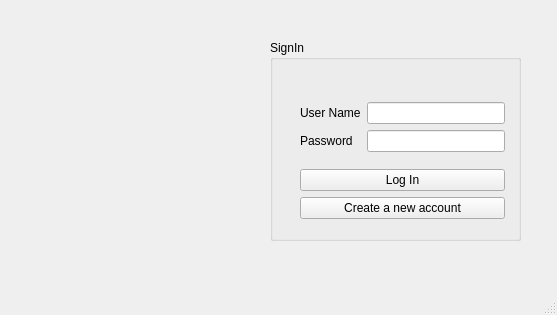
<?xml version="1.0" encoding="UTF-8"?>
<ui version="4.0">
 <class>MainWindow</class>
 <widget class="QMainWindow" name="MainWindow">
  <property name="geometry">
   <rect>
    <x>0</x>
    <y>0</y>
    <width>557</width>
    <height>315</height>
   </rect>
  </property>
  <property name="windowTitle">
   <string>MainWindow</string>
  </property>
  <widget class="QWidget" name="centralwidget">
   <widget class="QGroupBox" name="groupLogIn">
    <property name="geometry">
     <rect>
      <x>270</x>
      <y>40</y>
      <width>251</width>
      <height>201</height>
     </rect>
    </property>
    <property name="title">
     <string>SignIn</string>
    </property>
    <widget class="QWidget" name="layoutWidget">
     <property name="geometry">
      <rect>
       <x>30</x>
       <y>51</y>
       <width>205</width>
       <height>139</height>
      </rect>
     </property>
     <layout class="QVBoxLayout" name="verticalLayout_4">
      <item>
       <layout class="QHBoxLayout" name="horizontalLayout">
        <item>
         <layout class="QVBoxLayout" name="verticalLayout_2">
          <item>
           <widget class="QLabel" name="lbluserName">
            <property name="text">
             <string>User Name</string>
            </property>
           </widget>
          </item>
          <item>
           <widget class="QLabel" name="lblpassWord">
            <property name="text">
             <string>Password</string>
            </property>
           </widget>
          </item>
         </layout>
        </item>
        <item>
         <layout class="QVBoxLayout" name="verticalLayout_3">
          <item>
           <widget class="QLineEdit" name="lineEditUserName"/>
          </item>
          <item>
           <widget class="QLineEdit" name="lineEditPassWord">
            <property name="text">
             <string/>
            </property>
           </widget>
          </item>
         </layout>
        </item>
       </layout>
      </item>
      <item>
       <layout class="QVBoxLayout" name="verticalLayout">
        <item>
         <widget class="QPushButton" name="btnlogIn">
          <property name="text">
           <string>Log In</string>
          </property>
         </widget>
        </item>
        <item>
         <widget class="QPushButton" name="btnCreate">
          <property name="text">
           <string>Create a new account</string>
          </property>
         </widget>
        </item>
       </layout>
      </item>
     </layout>
    </widget>
   </widget>
  </widget>
  <widget class="QStatusBar" name="statusbar"/>
 </widget>
 <resources/>
 <connections/>
</ui>
